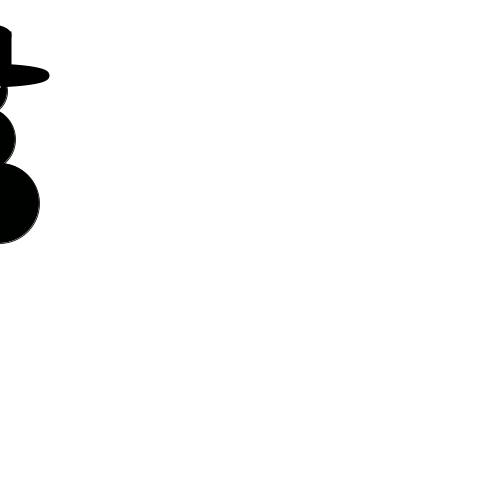
Frame 1 (no input)
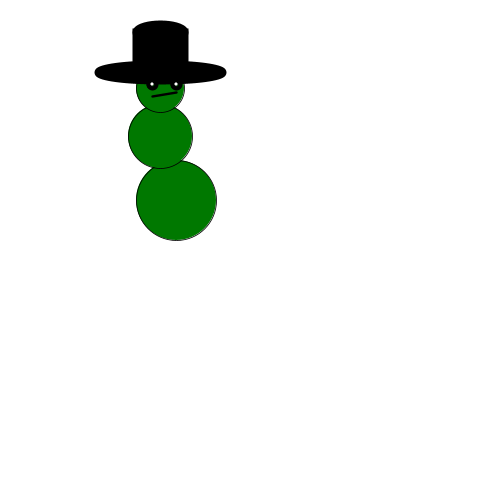
Frame 60 (the mouse pressed at the canvas centre just before this capture)
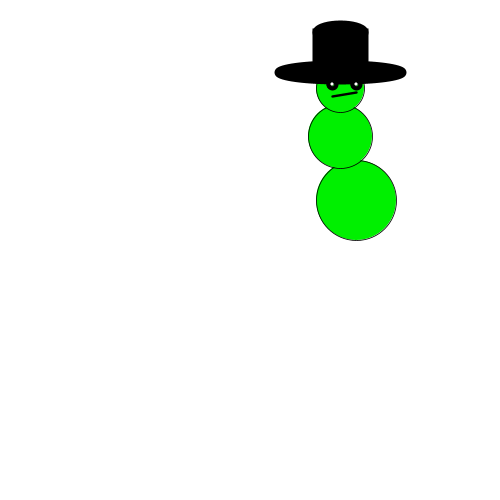
Frame 120 (the mouse held since frame 60 and released just before this capture)

The Processing sketch that drew these frames (run headless with seeded random() and noise(); from frame 60 on, the mouse is pressed at the canvas centre):

// Processing sketch: processing_54241
// ── processing_54241.pde

void setup() {
 size(500,500);
 smooth();
 background(255);

}

void draw () {
background(255);


schneeman(3 ,3,0,2);






}






void schneeman (int speedX, int speedY,int z, int c) {
 
pushMatrix(); 

 fill(0,frameCount*c,0);  
strokeWeight(1);
translate(-100,0);
translate( (frameCount *speedX)%700, (frameCount * speedY)%5);
if ((frameCount * speedX)%500 >0)
speedX=-1;
rotate(radians(z));
scale(0.8);


ellipse(120,250,100,100);
ellipse(100,170,80,80);
ellipse(100,110,60,60);

//Hut
strokeWeight(10);
fill(0,0,0);

ellipse(100,90,155,20);
rect(70,40,60,50);
ellipse(100,40,60,20);

//Augen

ellipse(90,105,5,5);
ellipse(120,105,5,5);

//Augenglanz
fill(255);
ellipse(120,105,4,4);
ellipse(90,105,4,4);

//Mund
strokeWeight(3);
line(90,120,120,115);

popMatrix();

 
  
}
